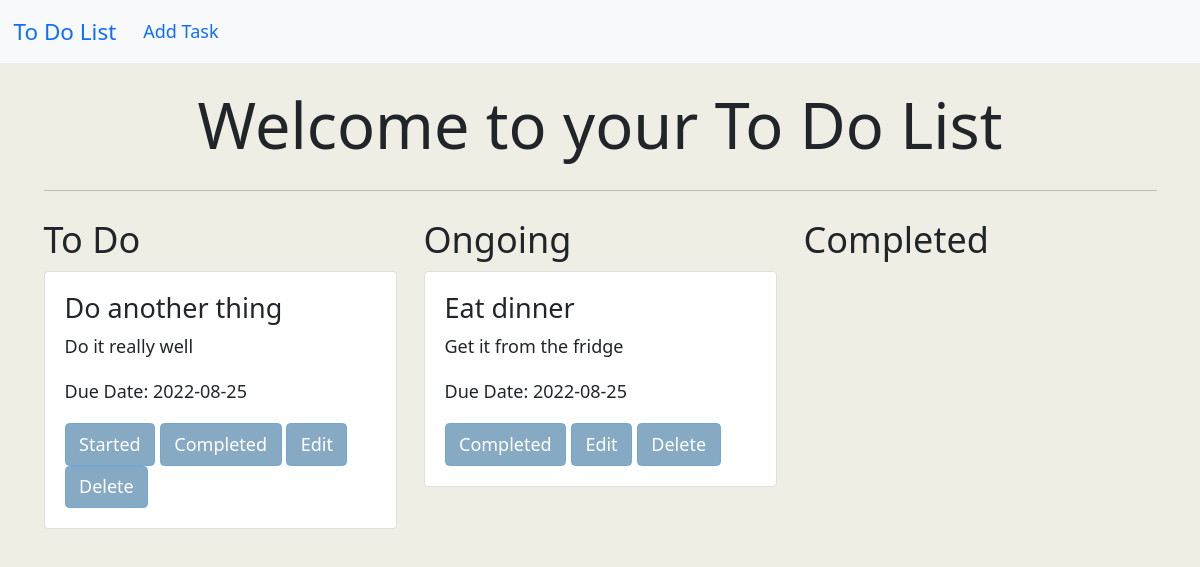
Before: / with the older database file.
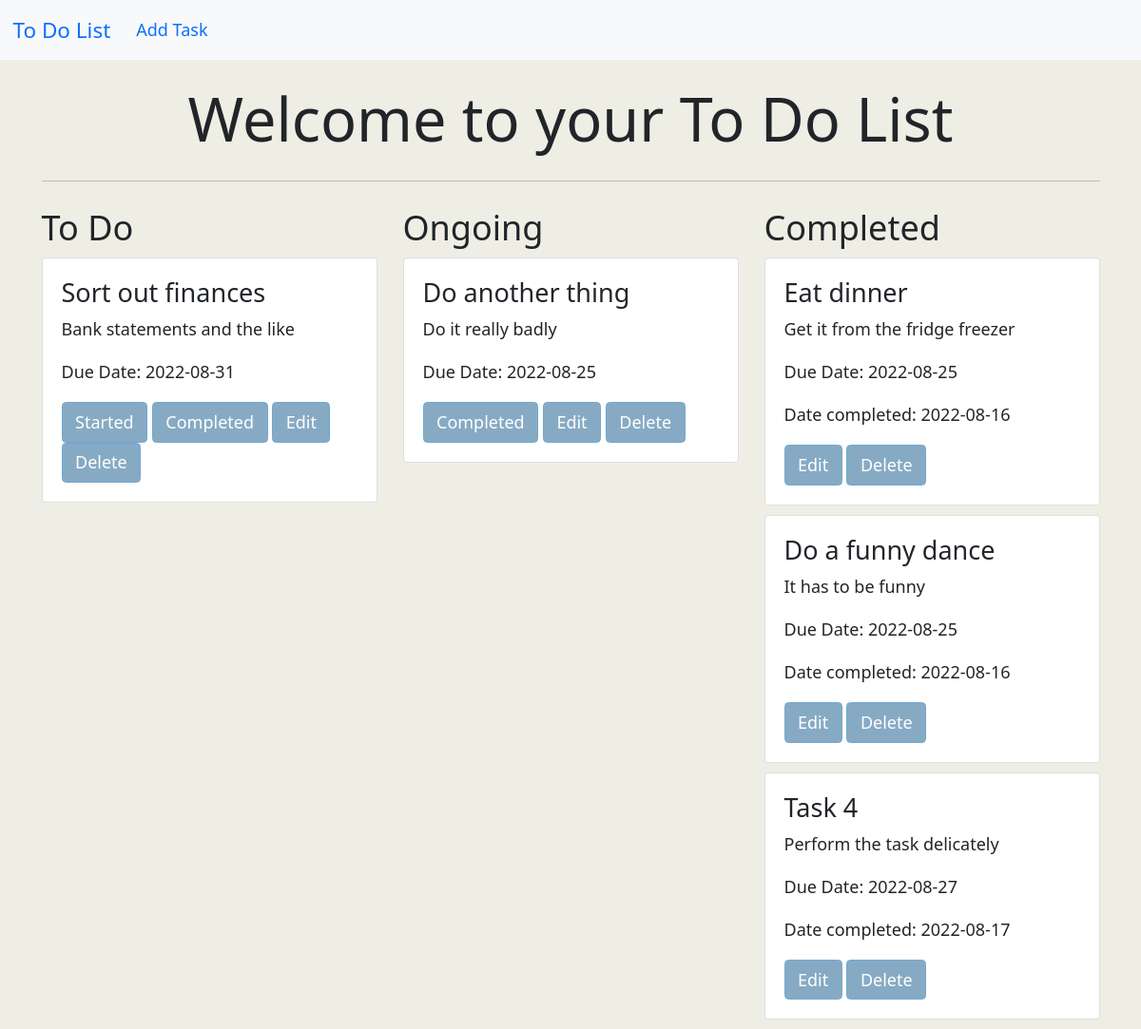
After: the same page with the newer database file.
### main.py (models this page shows, shortened)
class Tasks(db.Model):
    __tablename__ = "to_do"
    id = db.Column(db.Integer, primary_key=True)
    task = db.Column(db.String(140), unique=True, nullable=False)
    description = db.Column(db.String(280), unique=False, nullable=True)
    date = db.Column(db.Date, unique=False, nullable=True)

class OngoingTasks(db.Model):
    __tablename__ = "ongoing"
    id = db.Column(db.Integer, primary_key=True)
    task = db.Column(db.String(140), unique=True, nullable=False)
    description = db.Column(db.String(280), unique=False, nullable=True)
    date = db.Column(db.Date, unique=False, nullable=True)

class CompletedTasks(db.Model):
    __tablename__ = "completed"
    id = db.Column(db.Integer, primary_key=True)
    task = db.Column(db.String(140), unique=True, nullable=False)
    description = db.Column(db.String(280), unique=False, nullable=True)
    date = db.Column(db.Date, unique=False, nullable=True)
    date_completed = db.Column(db.Date, unique=False, nullable=False)

### main.py (the view)
@app.route("/")
def home():
    tasks_to_do = Tasks.query.all()
    tasks_ongoing = OngoingTasks.query.all()
    tasks_completed = CompletedTasks.query.all()
    return render_template("index.html", tasks=tasks_to_do, ongoing_tasks=tasks_ongoing, completed_tasks=tasks_completed)

### templates/index.html (shortened to what this page needs)
{% extends 'base.html' %}
{% block styles %}
<link href="https://cdn.jsdelivr.net/npm/bootstrap@5.0.2/dist/css/bootstrap.min.css" rel="stylesheet">
<link rel="stylesheet" href="{{url_for('static', filename='css/styles.css')}}">
{% endblock %}
{% block content %}
<nav class="navbar sticky-top navbar-expand-md bg-light">
    <div class="container-fluid">
        <a class="navbar-brand" href="{{ url_for('home') }}">To Do List</a>
        <div class="collapse navbar-collapse" id="navbarSupportedContent">
            <ul class="navbar-nav me-auto">
                <li class="nav-item me-auto">
                    <a class="nav-link" href="{{ url_for('task_add') }}">Add Task </a>
                </li>
            </ul>
        </div>
    </div>
</nav>
<section id="todo">
<div class="jumbotron">
    <div class="container">
        <h1 class="display-4 justify">Welcome to your To Do List</h1>
        <hr class="my-4">
    </div>
</div>
<div class="container">
    <div class="row">
        <div class="col-lg-4">
            <h2>To Do</h2>
            {% for task in tasks %}
            <div class="card">
                <div class="card-body">
                    <h4 class="card-title">{{ task.task }}</h4>
                    <p class="card-text">{{ task.description }}</p>
                    <p>Due Date: {{ task.date }}</p>
                    <a class="btn btn-primary" href="{{ url_for('task_start', id=task.id) }}">Started</a>
                    <a class="btn btn-primary" href="{{ url_for('task_complete', id=task.id, type='todo') }}">Completed</a>
                    <a class="btn btn-primary" href="{{ url_for('task_edit', id=task.id, type='todo') }}">Edit</a>
                    <a class="btn btn-primary" href="{{ url_for('task_delete', id=task.id, type='todo') }}">Delete</a>
                </div>
            </div>
            {% endfor %}
        </div>
        <div class="col-lg-4">
            <h2>Ongoing</h2>
            {% for task in ongoing_tasks %}
            <div class="card">
                <div class="card-body">
                    <h4 class="card-title">{{ task.task }}</h4>
                    <p class="card-text">{{ task.description }}</p>
                    <p>Due Date: {{ task.date }}</p>
                    <a class="btn btn-primary" href="{{ url_for('task_complete', id=task.id, type='ongoing') }}">Completed</a>
                    <a class="btn btn-primary" href="{{ url_for('task_edit', id=task.id, type='ongoing') }}">Edit</a>
                    <a class="btn btn-primary" href="{{ url_for('task_delete', id=task.id, type='ongoing') }}">Delete</a>
                </div>
            </div>
            {% endfor %}
        </div>
        <div class="col-lg-4">
            <h2>Completed</h2>
            {% for task in completed_tasks %}
            <div class="card">
                <div class="card-body">
                    <h4 class="card-title">{{ task.task }}</h4>
                    <p class="card-text">{{ task.description }}</p>
                    <p>Due Date: {{ task.date }}</p>
                    <p>Date completed: {{ task.date_completed }}</p>
                    <a class="btn btn-primary" href="{{ url_for('task_edit', id=task.id, type='complete') }}">Edit</a>
                    <a class="btn btn-primary" href="{{ url_for('task_delete', id=task.id, type='complete') }}">Delete</a>
                </div>
            </div>
            {% endfor %}
        </div>
    </div>
</div>
</section>
{% endblock %}

### templates/base.html (shortened to what this page needs)
<!DOCTYPE html>
<html lang="en">
<head>
    {% block styles %}{% endblock %}
</head>
<body>
    {% block content %} {% endblock %}
</body>
</html>

### static/css/styles.css (style rules this page uses)
html { font-size: 18px; line-height: 1.5; font-weight: 300; color: #333; background-color: #eeeee4; }
#todo { padding-top: 2%; background-color: #eeeee4; }
.container { background-color: #eeeee4; }
.btn-primary, .btn-primary:active, .btn-primary:visited { background-color: #87AAC4; border-color: #71A7D1; }
.justify { text-align: center; }
.card { padding: 2px; margin: 10px 0; }

Changed rows visible on the page:
removed Tasks: task "Do another thing", description "Do it really well", date "2022-08-25"
added Tasks: task "Sort out finances", description "Bank statements and the like", date "2022-08-31"
changed OngoingTasks: task "Eat dinner" → "Do another thing"; description "Get it from the fridge" → "Do it really badly"
added CompletedTasks: task "Eat dinner", description "Get it from the fridge freezer", date "2022-08-25", date_completed "2022-08-16"
added CompletedTasks: task "Do a funny dance", description "It has to be funny", date "2022-08-25", date_completed "2022-08-16"
added CompletedTasks: task "Task 4", description "Perform the task delicately", date "2022-08-27", date_completed "2022-08-17"
